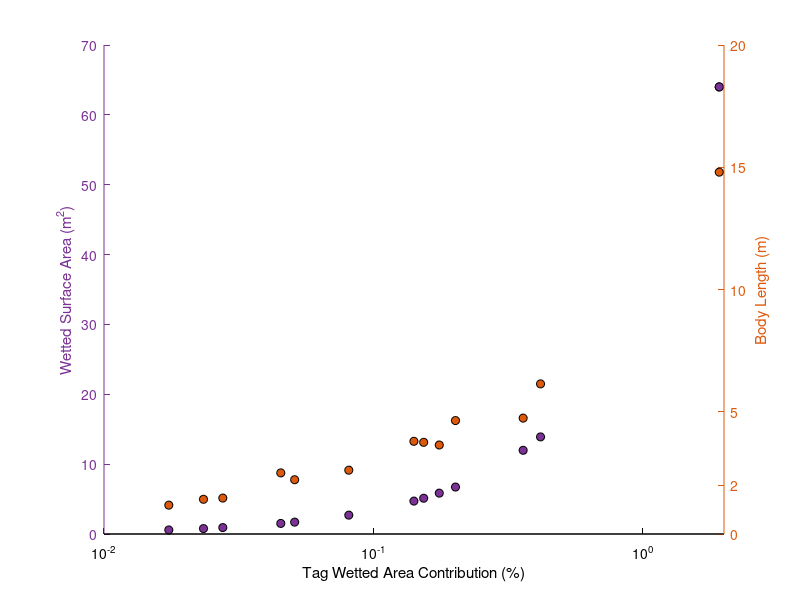

Here is the MATLAB script that generated this plot:
% Acceptable tag sizes
% 20 July 2016

bodylength = [3.64
NaN
4.74
3.75
2.61
1.18
1.42
1.47
2.22
2.5
3.79
4.64
6.14
NaN
14.8];

Wa = [5.85
NaN
11.98
5.12
2.7
0.58
0.78
0.92
1.7
1.51
4.71
6.72
13.9
64
64];

% frontal area 
Fa = [2.0734494
NaN
3.0787582
1.8221222
1.6022109
0.79
0.83
1
1.2
1.21
2.42
2.28
3.54
NaN
7.76];

tagWa = Wa*0.03;

%%
%# Some initial computations:
axesPosition = [110 40 200 200];  %# Axes position, in pixels
yWidth = 30;                      %# y axes spacing, in pixels

%# Create the figure and axes:
figure(2); clf; hold on
set(gca,'Position',axesPosition)
h1 = axes('Color','w','XColor','k','YColor',[123/255 50/255 148/255],...
          'YLim',[0 70],'Xlim',[0.01 2],'xscale','log','NextPlot','add');
h2 = axes('Color','none','XColor','k','YColor',[221/255 90/255 13/255],...
          'YLim',[0 20],'Xlim',[0.01 2],'xscale','log',...
          'XTick',[],'XTickLabel',[],...
          'Ytick',[0 2 5 10 15 20],...
          'Yaxislocation','right','NextPlot','add');

xlabel(h1,'Tag Wetted Area Contribution (%)');
ylabel(h2,'Body Length (m)');
ylabel(h1,'Wetted Surface Area (m^2)');

plot(h1,tagWa,Wa,'o','markerfacecolor',[123/255 50/255 148/255],'markeredgecolor','k')
plot(h2,tagWa,bodylength,'o','markerfacecolor',[221/255 90/255 13/255],'markeredgecolor','k')

% save
cd /Users/julievanderhoop/Documents/MATLAB/DQ/DQ2013/AnalysisFigs
print('Glide_AcceptableTagSize','-dsvg','-r300')